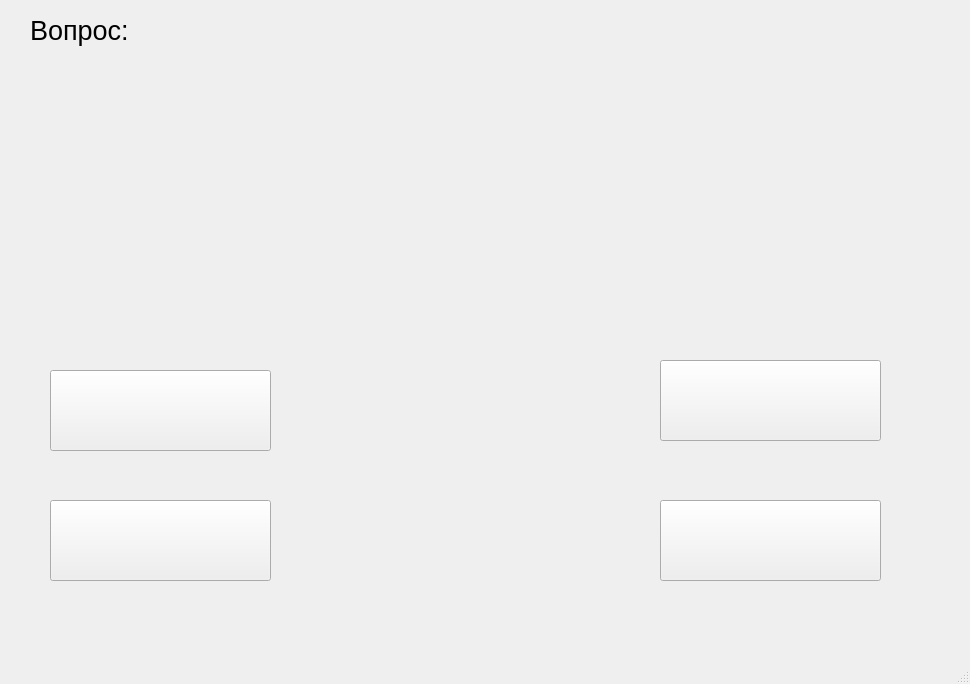
<?xml version="1.0" encoding="UTF-8"?>
<ui version="4.0">
 <class>MainWindow</class>
 <widget class="QMainWindow" name="MainWindow">
  <property name="geometry">
   <rect>
    <x>0</x>
    <y>0</y>
    <width>970</width>
    <height>684</height>
   </rect>
  </property>
  <property name="minimumSize">
   <size>
    <width>970</width>
    <height>684</height>
   </size>
  </property>
  <property name="maximumSize">
   <size>
    <width>970</width>
    <height>684</height>
   </size>
  </property>
  <property name="windowTitle">
   <string>Игра</string>
  </property>
  <widget class="QWidget" name="centralwidget">
   <widget class="QLabel" name="label">
    <property name="geometry">
     <rect>
      <x>30</x>
      <y>10</y>
      <width>121</width>
      <height>41</height>
     </rect>
    </property>
    <property name="font">
     <font>
      <pointsize>20</pointsize>
     </font>
    </property>
    <property name="text">
     <string>Вопрос:</string>
    </property>
   </widget>
   <widget class="QLabel" name="questionlabel">
    <property name="geometry">
     <rect>
      <x>10</x>
      <y>50</y>
      <width>911</width>
      <height>281</height>
     </rect>
    </property>
    <property name="font">
     <font>
      <pointsize>14</pointsize>
     </font>
    </property>
    <property name="text">
     <string/>
    </property>
   </widget>
   <widget class="QPushButton" name="gb1">
    <property name="geometry">
     <rect>
      <x>50</x>
      <y>370</y>
      <width>221</width>
      <height>81</height>
     </rect>
    </property>
    <property name="text">
     <string/>
    </property>
   </widget>
   <widget class="QPushButton" name="gb3">
    <property name="geometry">
     <rect>
      <x>660</x>
      <y>360</y>
      <width>221</width>
      <height>81</height>
     </rect>
    </property>
    <property name="text">
     <string/>
    </property>
   </widget>
   <widget class="QPushButton" name="gb2">
    <property name="geometry">
     <rect>
      <x>50</x>
      <y>500</y>
      <width>221</width>
      <height>81</height>
     </rect>
    </property>
    <property name="text">
     <string/>
    </property>
   </widget>
   <widget class="QPushButton" name="gb4">
    <property name="geometry">
     <rect>
      <x>660</x>
      <y>500</y>
      <width>221</width>
      <height>81</height>
     </rect>
    </property>
    <property name="text">
     <string/>
    </property>
   </widget>
   <widget class="QLabel" name="yon">
    <property name="geometry">
     <rect>
      <x>400</x>
      <y>260</y>
      <width>121</width>
      <height>41</height>
     </rect>
    </property>
    <property name="text">
     <string/>
    </property>
   </widget>
  </widget>
  <widget class="QMenuBar" name="menubar">
   <property name="geometry">
    <rect>
     <x>0</x>
     <y>0</y>
     <width>970</width>
     <height>21</height>
    </rect>
   </property>
  </widget>
  <widget class="QStatusBar" name="statusbar"/>
 </widget>
 <resources/>
 <connections/>
</ui>
